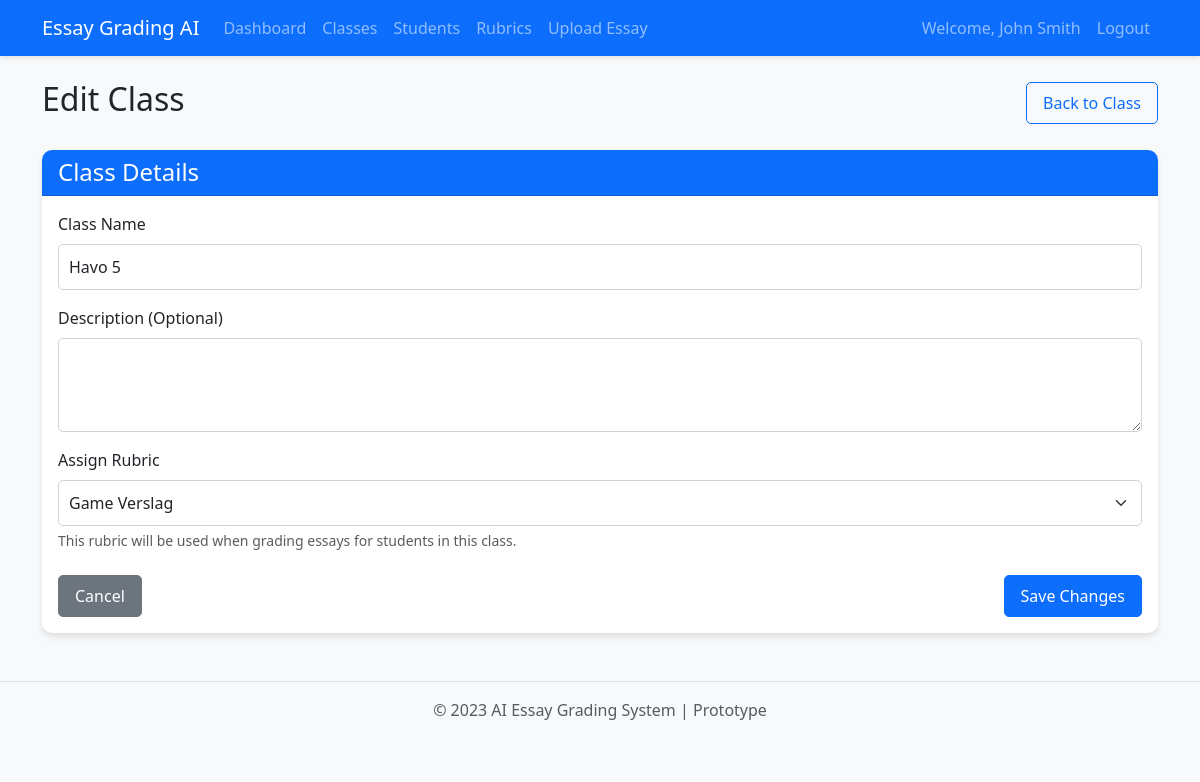
The page /classes/1/edit (signed in) on the database its author committed.
### app.py (models this page shows)
class User(UserMixin, db.Model):
    id = db.Column(db.Integer, primary_key=True)
    email = db.Column(db.String(100), unique=True, nullable=False)
    password = db.Column(db.String(200), nullable=False)
    name = db.Column(db.String(100), nullable=False)
    rubrics = db.relationship('Rubric', backref='user', lazy=True)
    essays = db.relationship('Essay', backref='user', lazy=True)
    classes = db.relationship('Class', backref='teacher', lazy=True)
    students = db.relationship('Student', backref='teacher', lazy=True)

class Class(db.Model):
    id = db.Column(db.Integer, primary_key=True)
    name = db.Column(db.String(100), nullable=False)
    description = db.Column(db.Text, nullable=True)
    user_id = db.Column(db.Integer, db.ForeignKey('user.id'), nullable=False)
    rubric_id = db.Column(db.Integer, db.ForeignKey('rubric.id'), nullable=True)
    created_at = db.Column(db.DateTime, default=datetime.utcnow)
    students = db.relationship('Student', secondary=student_class, lazy='subquery',
                               backref=db.backref('classes', lazy=True))
    essays = db.relationship('Essay', backref='class_ref', lazy=True)

class Rubric(db.Model):
    id = db.Column(db.Integer, primary_key=True)
    name = db.Column(db.String(100), nullable=False)
    user_id = db.Column(db.Integer, db.ForeignKey('user.id'), nullable=False)
    criteria = db.relationship('RubricCriterion', backref='rubric', lazy=True, cascade="all, delete-orphan")
    essays = db.relationship('Essay', backref='rubric', lazy=True)
    created_at = db.Column(db.DateTime, default=datetime.utcnow)
    classes = db.relationship('Class', backref='assigned_rubric', lazy=True)

### app.py (the view, shortened to what this page needs)
@app.route('/classes/<int:class_id>/edit', methods=['GET', 'POST'])
@login_required
def edit_class(class_id):
    class_obj = Class.query.filter_by(id=class_id, user_id=current_user.id).first_or_404()
    rubrics = Rubric.query.filter_by(user_id=current_user.id).all()
    return render_template('classes/edit.html', class_obj=class_obj, rubrics=rubrics)

### app.py (called while the page is built)
@login_manager.user_loader
def load_user(user_id):
    return User.query.get(int(user_id))

### templates/classes/edit.html (shortened to what this page needs)
{% extends "base.html" %}
{% block content %}
<div class="d-flex justify-content-between align-items-center mb-4">
    <h2>Edit Class</h2>
    <a href="{{ url_for('view_class', class_id=class_obj.id) }}" class="btn btn-outline-primary">Back to Class</a>
</div>
<div class="card">
    <div class="card-header bg-primary text-white">
        <h4 class="mb-0">Class Details</h4>
    </div>
    <div class="card-body">
        <form method="post">
            <div class="mb-3">
                <label for="name" class="form-label">Class Name</label>
                <input type="text" class="form-control" id="name" name="name" value="{{ class_obj.name }}" required>
            </div>
            <div class="mb-3">
                <label for="description" class="form-label">Description (Optional)</label>
                <textarea class="form-control" id="description" name="description" rows="3">{{ class_obj.description or '' }}</textarea>
            </div>
            <div class="mb-3">
                <label for="rubric_id" class="form-label">Assign Rubric</label>
                <select class="form-select" id="rubric_id" name="rubric_id">
                    {% for rubric in rubrics %}
                    <option value="{{ rubric.id }}" {% if class_obj.rubric_id == rubric.id %}selected{% endif %}>{{ rubric.name }}</option>
                    {% endfor %}
                </select>
                <div class="form-text">This rubric will be used when grading essays for students in this class.</div>
            </div>
            <div class="d-flex justify-content-between mt-4">
                <a href="{{ url_for('view_class', class_id=class_obj.id) }}" class="btn btn-secondary">Cancel</a>
                <button type="submit" class="btn btn-primary">Save Changes</button>
            </div>
        </form>
    </div>
</div>
{% endblock %}

### templates/base.html (shortened to what this page needs)
<!DOCTYPE html>
<html lang="en">
<head>
    <link href="https://cdn.jsdelivr.net/npm/bootstrap@5.3.0/dist/css/bootstrap.min.css" rel="stylesheet">
    <link rel="stylesheet" href="{{ url_for('static', filename='css/style.css') }}">
</head>
<body>
    {% if current_user.is_authenticated %}
    <nav class="navbar navbar-expand-lg navbar-dark bg-primary">
        <div class="container">
            <a class="navbar-brand" href="{{ url_for('dashboard') }}">Essay Grading AI</a>
            <div class="collapse navbar-collapse" id="navbarNav">
                <ul class="navbar-nav me-auto">
                    <li class="nav-item">
                        <a class="nav-link" href="{{ url_for('dashboard') }}">Dashboard</a>
                    </li>
                    <li class="nav-item">
                        <a class="nav-link" href="{{ url_for('view_classes') }}">Classes</a>
                    </li>
                    <li class="nav-item">
                        <a class="nav-link" href="{{ url_for('view_students') }}">Students</a>
                    </li>
                    <li class="nav-item">
                        <a class="nav-link" href="{{ url_for('create_rubric') }}">Rubrics</a>
                    </li>
                    <li class="nav-item">
                        <a class="nav-link" href="{{ url_for('upload_essay') }}">Upload Essay</a>
                    </li>
                </ul>
                <div class="navbar-nav">
                    <span class="nav-item nav-link">Welcome, {{ current_user.name }}</span>
                    <a class="nav-link" href="{{ url_for('logout') }}">Logout</a>
                </div>
            </div>
        </div>
    </nav>
    {% endif %}
    <div class="container mt-4">
        {% block content %}{% endblock %}
    </div>
    <footer class="mt-5 py-3 text-center">
        <div class="container">
            <p class="text-muted">© 2023 AI Essay Grading System | Prototype</p>
        </div>
    </footer>
</body>
</html>

### static/css/style.css (style rules this page uses)
body { font-family: 'Segoe UI', Tahoma, Geneva, Verdana, sans-serif; background-color: #f8f9fa; }
.navbar { box-shadow: 0 2px 5px rgba(0, 0, 0, 0.1); }
.card { border: none; border-radius: 10px; box-shadow: 0 4px 6px rgba(0, 0, 0, 0.1); margin-bottom: 20px; }
.card-header { border-radius: 10px 10px 0 0 !important; }
.btn { border-radius: 5px; padding: 8px 16px; }
.form-control, .form-select { border-radius: 5px; padding: 10px; border: 1px solid #ced4da; }
footer { border-top: 1px solid #dee2e6; margin-top: 50px; }

### rows shown on the page
User: name "John Smith"
Class: name "Havo 5", rubric_id "Game Verslag"
